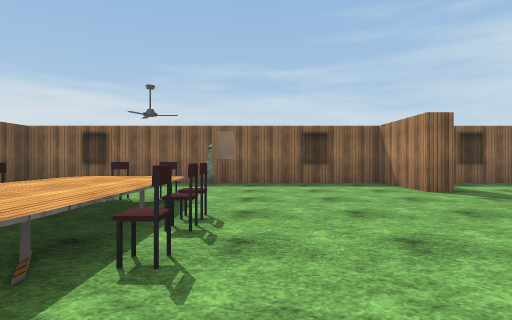
[1] (above)

18 first-person views from a walk through a Unity game level. The camera is 1.2 m above the floor, looks level and sees 80° across. Doors are open. The floor is counted in squares, 2 m on a side. Each view is taken from the middle of a square. On the plan, view 1 faces up. The plan holds only what a view shows up to about 9 squares ahead; the rest is blank. The place goes on beyond the plan. The player is left out. Some animated figures are not drawn. Some surface patterns are stand-ins.

[2]
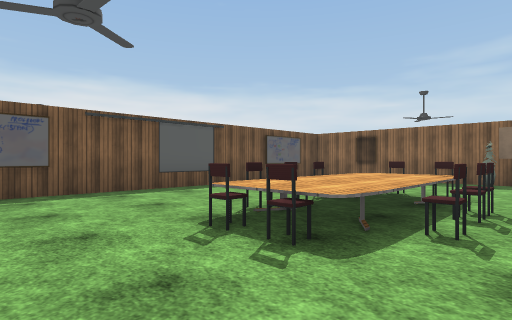

[3]
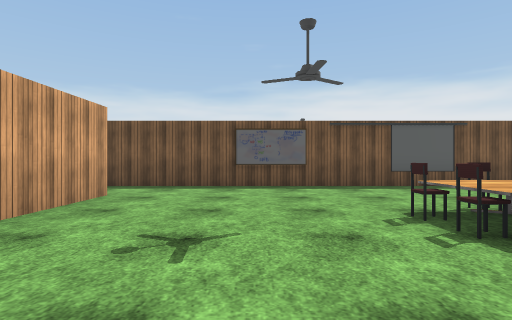

[4]
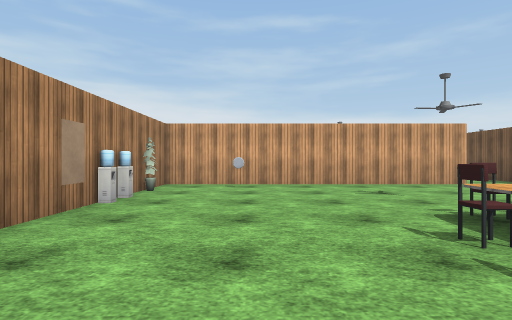

[5]
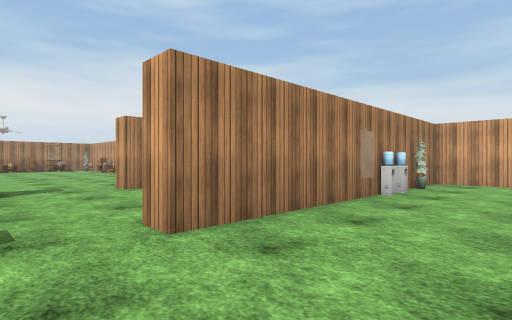

[6]
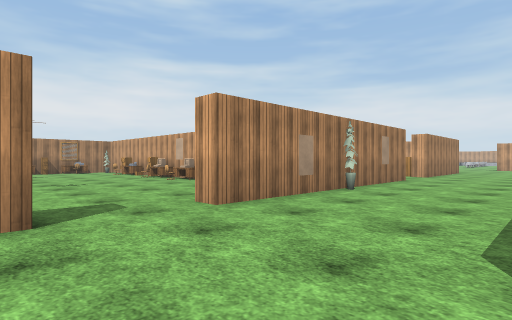

[7]
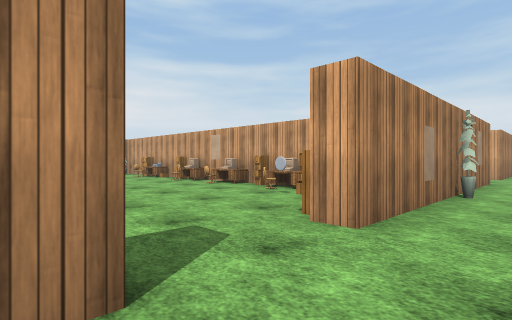

[8]
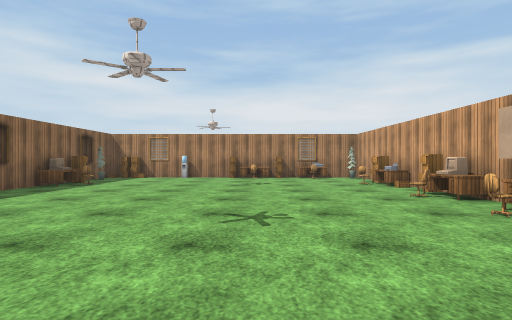

[9]
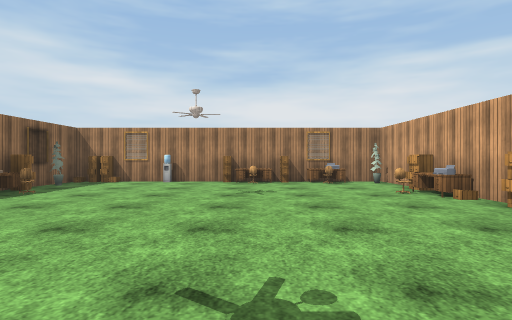

[10]
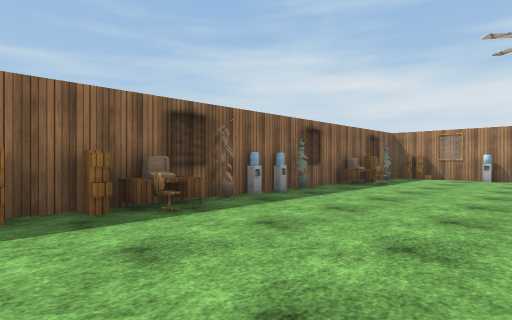

[11]
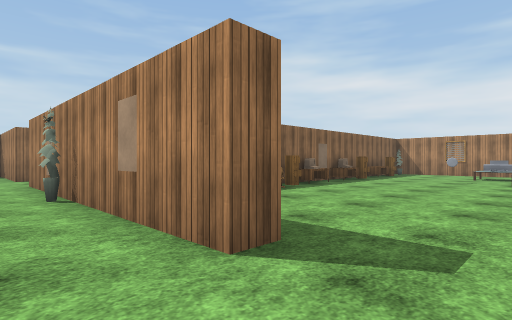

[12]
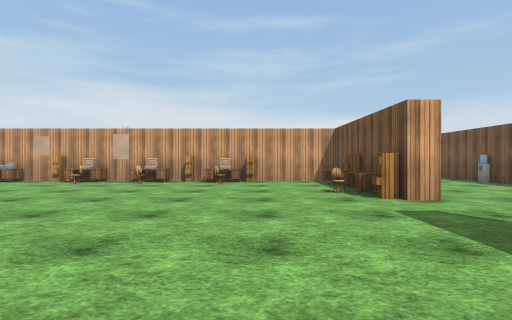

[13]
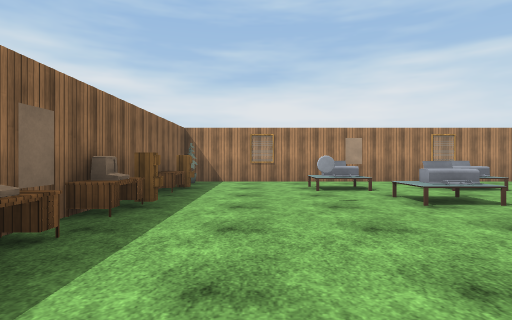

[14]
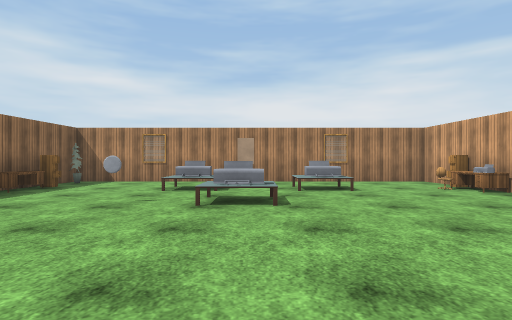

[15]
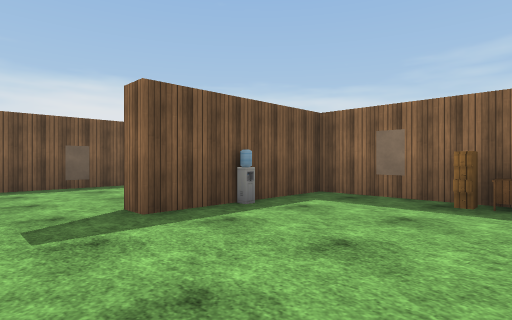

[16]
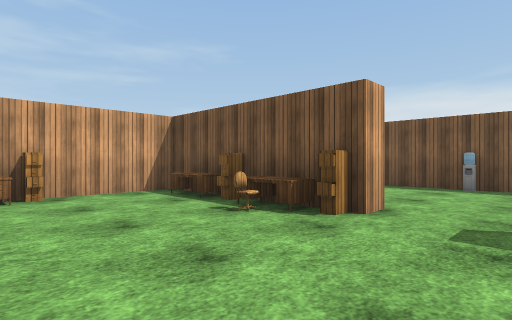

[17]
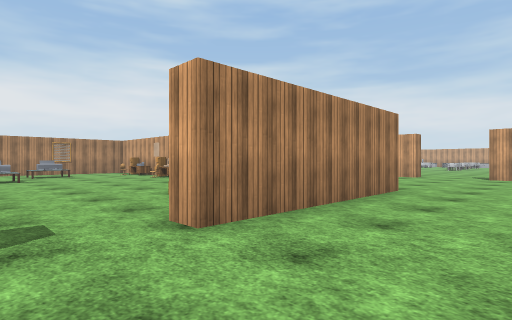

[18]
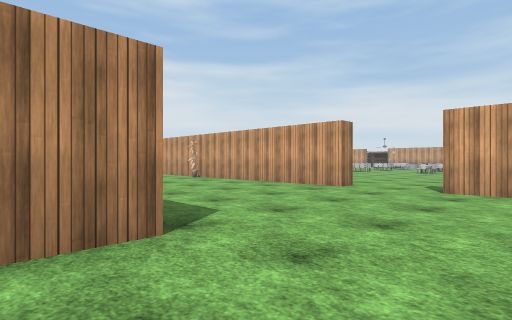

### Floor plan
Key: @ floor where view 1 was taken; # wall or solid block; . floor; / step, stairs or slope; D open door; ^ raised ledge; C chair; P poster; M computer; A cabinet; E desk; L clock; R printer; O other object.
Columns run from 6 left of view 1 to 20 right of it. Each row starts with its distance up from view 1.
  8 ############## AAM####EA###
  7 #   ......#..  ..C....MC.A#
  6 #   ......#.  #...........#
  5 #   CC...D....#...........#
  4 #  .^^...D...DD..........A#
  3 #..O^C....#..DD.........EO#
  2 #..C^C....#...AO........AE#
  1 #...CC....#... ...M.EA..OO#
  0 #.....@..P#..P#.MAC.MEEA.##
 -1 #........##..###AEAMPA#EA##
 -2 #........# ...#..O.E.M....#
 -3 #......O.##..P#...........#
 -4 DDD########...#......L.//.#
 -5 #.        ...DD......///R.#
 -6          #...DD....../R..P#
 -7          #....A......../R.#
 -8          ##...CE.......//.#
 -9           #...EA.OAO...C..#
-10           #...#AEOEMEAMEA.#
-11           #...## #####P ###
-12            .....
-13            .......
-14            ........
-15            ........
-16             .DD...
-17             #DD##
-18              ...
-19              ..

Positions as (right, up) in squares from view 1, and headings:
1: (0, 0), facing up
2: (0, -1), facing up-left
3: (1, -1), facing left
4: (1, 4), facing down
5: (1, 5), facing down-right
6: (4, 5), facing down-right
7: (6, 5), facing down-right
8: (9, 3), facing right
9: (11, 3), facing right
10: (9, 4), facing up-right
11: (6, -6), facing up-right
12: (10, -2), facing down
13: (11, -3), facing right
14: (11, -6), facing right
15: (11, -6), facing up-left
16: (11, -5), facing down-left
17: (5, -5), facing down-right
18: (5, -10), facing down-right
